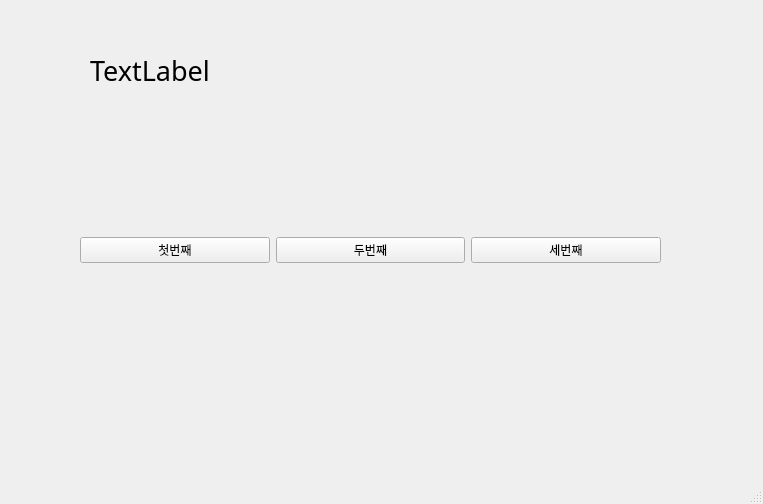
<?xml version="1.0" encoding="UTF-8"?>
<ui version="4.0">
 <class>MainWindow</class>
 <widget class="QMainWindow" name="MainWindow">
  <property name="geometry">
   <rect>
    <x>0</x>
    <y>0</y>
    <width>763</width>
    <height>504</height>
   </rect>
  </property>
  <property name="windowTitle">
   <string>MainWindow</string>
  </property>
  <widget class="QWidget" name="centralwidget">
   <widget class="QWidget" name="horizontalLayoutWidget">
    <property name="geometry">
     <rect>
      <x>80</x>
      <y>130</y>
      <width>581</width>
      <height>241</height>
     </rect>
    </property>
    <layout class="QHBoxLayout" name="horizontalLayout">
     <item>
      <widget class="QPushButton" name="pushButton">
       <property name="text">
        <string>첫번째</string>
       </property>
      </widget>
     </item>
     <item>
      <widget class="QPushButton" name="pushButton_2">
       <property name="text">
        <string>두번째</string>
       </property>
      </widget>
     </item>
     <item>
      <widget class="QPushButton" name="pushButton_3">
       <property name="text">
        <string>세번째</string>
       </property>
      </widget>
     </item>
    </layout>
   </widget>
   <widget class="QLabel" name="label">
    <property name="geometry">
     <rect>
      <x>90</x>
      <y>40</y>
      <width>571</width>
      <height>61</height>
     </rect>
    </property>
    <property name="font">
     <font>
      <family>굴림체</family>
      <pointsize>20</pointsize>
     </font>
    </property>
    <property name="text">
     <string>TextLabel</string>
    </property>
   </widget>
  </widget>
  <widget class="QMenuBar" name="menubar">
   <property name="geometry">
    <rect>
     <x>0</x>
     <y>0</y>
     <width>763</width>
     <height>26</height>
    </rect>
   </property>
  </widget>
  <widget class="QStatusBar" name="statusbar"/>
 </widget>
 <resources/>
 <connections>
  <connection>
   <sender>pushButton</sender>
   <signal>clicked()</signal>
   <receiver>MainWindow</receiver>
   <slot>firstClick()</slot>
   <hints>
    <hint type="sourcelabel">
     <x>152</x>
     <y>267</y>
    </hint>
    <hint type="destinationlabel">
     <x>206</x>
     <y>345</y>
    </hint>
   </hints>
  </connection>
  <connection>
   <sender>pushButton_2</sender>
   <signal>clicked()</signal>
   <receiver>MainWindow</receiver>
   <slot>secondClick()</slot>
   <hints>
    <hint type="sourcelabel">
     <x>335</x>
     <y>270</y>
    </hint>
    <hint type="destinationlabel">
     <x>377</x>
     <y>326</y>
    </hint>
   </hints>
  </connection>
  <connection>
   <sender>pushButton_3</sender>
   <signal>clicked()</signal>
   <receiver>MainWindow</receiver>
   <slot>thirdClick()</slot>
   <hints>
    <hint type="sourcelabel">
     <x>569</x>
     <y>275</y>
    </hint>
    <hint type="destinationlabel">
     <x>602</x>
     <y>326</y>
    </hint>
   </hints>
  </connection>
 </connections>
 <slots>
  <slot>firstClick()</slot>
  <slot>secondClick()</slot>
  <slot>thirdClick()</slot>
 </slots>
</ui>
